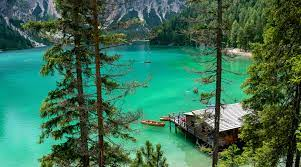
%> input picture RGB_extraction_greyscaling/image.jpg, 301 x 167 px
$ octave split_image_channels.m   (GNU Octave 9; MATLAB toolbox functions it lacks are replaced by stand-ins)
%> lines starting %> are read from the running program, lines starting %| are printed output that depends on the picture
% Extracting colours from the image
% Owner : Mann Manohar
clc
clear all
close all

I = imread("image.jpg");
%> I is the input picture: size 167x301x3 uint8; mean R, G, B 57.8, 112, 84.7

% Create figure with subplots
figure('Name', 'RGB Components');

% Original image
subplot(2,2,1);
imshow(I);
title('Original Image');

% Showing only red component
Ir = I;
Ir(:,:,2) = 0;
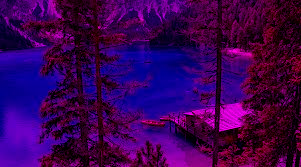
%> Ir: size 167x301x3 uint8; mean R, G, B 57.8, 0, 84.7
Ir(:,:,3) = 0;
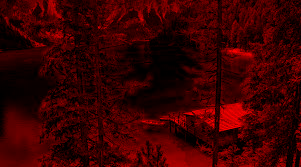
%> Ir: size 167x301x3 uint8; mean R, G, B 57.8, 0, 0
subplot(2,2,2);
imshow(Ir);
title('Red Component');

% Showing only green component
Ig = I;
Ig(:,:,1) = 0;
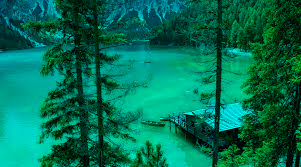
%> Ig: size 167x301x3 uint8; mean R, G, B 0, 112, 84.7
Ig(:,:,3) = 0;
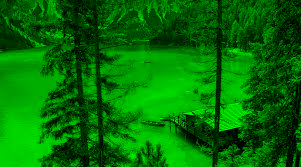
%> Ig: size 167x301x3 uint8; mean R, G, B 0, 112, 0
subplot(2,2,3);
imshow(Ig);
title('Green Component');

% Showing only blue component
Ib = I;
Ib(:,:,1) = 0;
Ib(:,:,2) = 0;
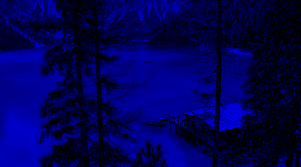
%> Ib: size 167x301x3 uint8; mean R, G, B 0, 0, 84.7
subplot(2,2,4);
imshow(Ib);
title('Blue Component');
